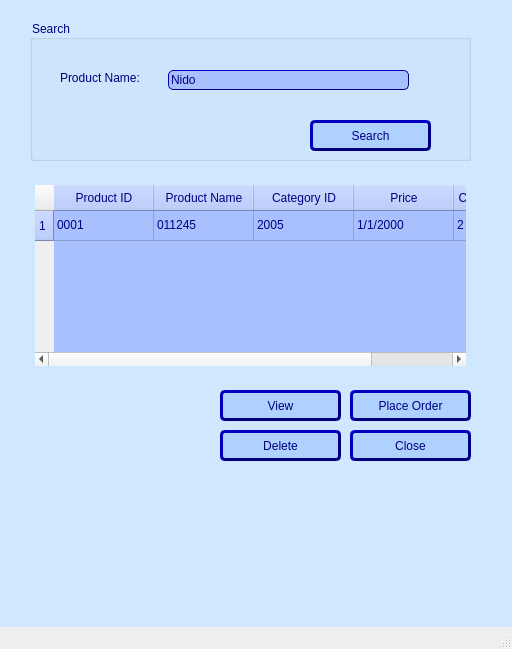
<?xml version="1.0" encoding="UTF-8"?>
<ui version="4.0">
 <class>MainWindow</class>
 <widget class="QMainWindow" name="MainWindow">
  <property name="geometry">
   <rect>
    <x>0</x>
    <y>0</y>
    <width>512</width>
    <height>649</height>
   </rect>
  </property>
  <property name="windowTitle">
   <string>MainWindow</string>
  </property>
  <widget class="QWidget" name="centralwidget">
   <widget class="QTableWidget" name="booksTableWidget">
    <property name="geometry">
     <rect>
      <x>30</x>
      <y>180</y>
      <width>441</width>
      <height>191</height>
     </rect>
    </property>
    <property name="styleSheet">
     <string notr="true">QTableWidget {
    background-color: rgb(169, 192, 255);
   alternate-background-color: #e0e0e0;
   selection-background-color: #4CAF50;
	border:  rgb(0, 0, 127);; /* Border color around the table */
    margin: 5px; /* Set the margin size */
	font: 8pt &quot;Comic Sans MS&quot;;
    color: rgb(0, 0, 127);
}

QTableWidget::item {
    font: 8pt &quot;Comic Sans MS&quot;;
    color: rgb(0, 0, 127);
	
}


QHeaderView::section {
    background-color:  rgb(169, 192, 255); /* Header background color */
    color: rgb(0, 0, 127); /* Header text color */
    padding: 4px; /* Header padding */
	font: 8pt &quot;Comic Sans MS&quot;;
}

QTableWidget::item:selected {
    background-color: rgb(0, 0, 127) /* Background color for selected items */
    color: white; /* Text color for selected items */
}
</string>
    </property>
    <row>
     <property name="text">
      <string>1</string>
     </property>
    </row>
    <column>
     <property name="text">
      <string>Product ID</string>
     </property>
    </column>
    <column>
     <property name="text">
      <string>Product Name</string>
     </property>
    </column>
    <column>
     <property name="text">
      <string>Category ID</string>
     </property>
    </column>
    <column>
     <property name="text">
      <string>Price</string>
     </property>
    </column>
    <column>
     <property name="text">
      <string>Continuity Status</string>
     </property>
    </column>
    <item row="0" column="0">
     <property name="text">
      <string>0001</string>
     </property>
    </item>
    <item row="0" column="1">
     <property name="text">
      <string>011245</string>
     </property>
    </item>
    <item row="0" column="2">
     <property name="text">
      <string>2005</string>
     </property>
    </item>
    <item row="0" column="3">
     <property name="text">
      <string>1/1/2000</string>
     </property>
    </item>
    <item row="0" column="4">
     <property name="text">
      <string>2</string>
     </property>
    </item>
   </widget>
   <widget class="QPushButton" name="deleteButton">
    <property name="geometry">
     <rect>
      <x>220</x>
      <y>430</y>
      <width>121</width>
      <height>31</height>
     </rect>
    </property>
    <property name="styleSheet">
     <string notr="true">background-color: rgb(174, 209, 255);
font: 10pt &quot;Comic Sans MS&quot;;
color: #00007f;
border-style: outset;
border-width: 3px;
border-radius: 5px;
border-color: #00007f;
</string>
    </property>
    <property name="text">
     <string>Delete</string>
    </property>
   </widget>
   <widget class="QGroupBox" name="searched">
    <property name="geometry">
     <rect>
      <x>30</x>
      <y>20</y>
      <width>441</width>
      <height>141</height>
     </rect>
    </property>
    <property name="styleSheet">
     <string notr="true">font: 10pt &quot;Comic Sans MS&quot;;
border-color: rgb(0, 0, 127);
border-width: 10px;
color: rgb(0, 0, 127);</string>
    </property>
    <property name="title">
     <string>Search</string>
    </property>
    <widget class="QPushButton" name="searchButton">
     <property name="geometry">
      <rect>
       <x>280</x>
       <y>100</y>
       <width>121</width>
       <height>31</height>
      </rect>
     </property>
     <property name="styleSheet">
      <string notr="true">background-color: rgb(174, 209, 255);
font: 10pt &quot;Comic Sans MS&quot;;
color: #00007f;
border-style: outset;
border-width: 3px;
border-radius: 5px;
border-color: #00007f;
</string>
     </property>
     <property name="text">
      <string>Search</string>
     </property>
    </widget>
    <widget class="QLabel" name="label">
     <property name="geometry">
      <rect>
       <x>20</x>
       <y>-10</y>
       <width>90</width>
       <height>129</height>
      </rect>
     </property>
     <property name="text">
      <string/>
     </property>
    </widget>
    <widget class="QLineEdit" name="prodName">
     <property name="geometry">
      <rect>
       <x>138</x>
       <y>50</y>
       <width>241</width>
       <height>20</height>
      </rect>
     </property>
     <property name="styleSheet">
      <string notr="true">background-color: rgb(169, 192, 255);
border-style: outset;
border-width: 1px;
border-radius: 5px;
border-color: #00007f;</string>
     </property>
     <property name="text">
      <string>Nido</string>
     </property>
    </widget>
    <widget class="QLabel" name="label_2">
     <property name="geometry">
      <rect>
       <x>30</x>
       <y>50</y>
       <width>131</width>
       <height>16</height>
      </rect>
     </property>
     <property name="text">
      <string>Product Name:</string>
     </property>
    </widget>
   </widget>
   <widget class="QPushButton" name="closeButton">
    <property name="geometry">
     <rect>
      <x>350</x>
      <y>430</y>
      <width>121</width>
      <height>31</height>
     </rect>
    </property>
    <property name="styleSheet">
     <string notr="true">background-color: rgb(174, 209, 255);
font: 10pt &quot;Comic Sans MS&quot;;
color: #00007f;
border-style: outset;
border-width: 3px;
border-radius: 5px;
border-color: #00007f;
</string>
    </property>
    <property name="text">
     <string>Close</string>
    </property>
   </widget>
   <widget class="QPushButton" name="viewButton_2">
    <property name="geometry">
     <rect>
      <x>350</x>
      <y>390</y>
      <width>121</width>
      <height>31</height>
     </rect>
    </property>
    <property name="styleSheet">
     <string notr="true">background-color: rgb(174, 209, 255);
font: 10pt &quot;Comic Sans MS&quot;;
color: #00007f;
border-style: outset;
border-width: 3px;
border-radius: 5px;
border-color: #00007f;
</string>
    </property>
    <property name="text">
     <string>Place Order</string>
    </property>
   </widget>
   <widget class="QPushButton" name="viewButton">
    <property name="geometry">
     <rect>
      <x>220</x>
      <y>390</y>
      <width>121</width>
      <height>31</height>
     </rect>
    </property>
    <property name="styleSheet">
     <string notr="true">background-color: rgb(174, 209, 255);
font: 10pt &quot;Comic Sans MS&quot;;
color: #00007f;
border-style: outset;
border-width: 3px;
border-radius: 5px;
border-color: #00007f;
</string>
    </property>
    <property name="text">
     <string>View</string>
    </property>
   </widget>
   <widget class="QLabel" name="label_4">
    <property name="geometry">
     <rect>
      <x>-30</x>
      <y>-20</y>
      <width>921</width>
      <height>681</height>
     </rect>
    </property>
    <property name="autoFillBackground">
     <bool>false</bool>
    </property>
    <property name="styleSheet">
     <string notr="true">

background-color: rgb(207, 232, 255);
</string>
    </property>
    <property name="frameShape">
     <enum>QFrame::Panel</enum>
    </property>
    <property name="text">
     <string/>
    </property>
   </widget>
   <zorder>label_4</zorder>
   <zorder>booksTableWidget</zorder>
   <zorder>deleteButton</zorder>
   <zorder>searched</zorder>
   <zorder>closeButton</zorder>
   <zorder>viewButton_2</zorder>
   <zorder>viewButton</zorder>
  </widget>
  <widget class="QMenuBar" name="menubar">
   <property name="geometry">
    <rect>
     <x>0</x>
     <y>0</y>
     <width>512</width>
     <height>18</height>
    </rect>
   </property>
  </widget>
  <widget class="QStatusBar" name="statusbar"/>
 </widget>
 <resources/>
 <connections/>
</ui>
